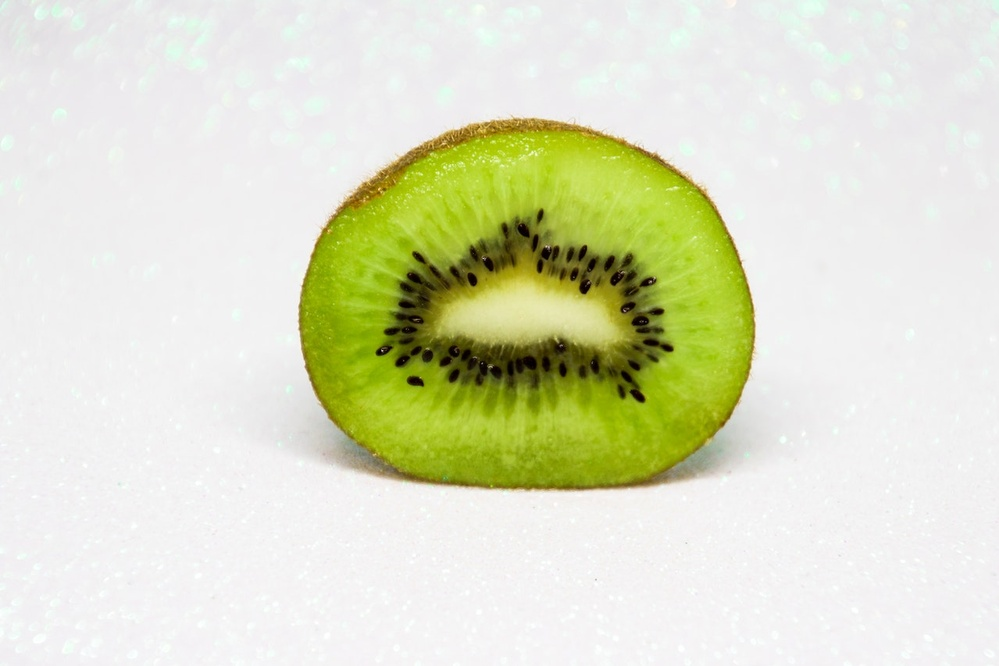
#> input picture Week2/Weekend Task/Media/Kiwi.jpg, 999 x 666 px, shrunk from 1279 x 853 before the run
$ python main.py
#> lines starting #> are read from the running program, lines starting #| are printed output that depends on the picture; after the words box and inside, x2 and y2 are one past the last pixel; in counts of white or black regions, pixels touching at a corner belong together
### Week2/Weekend Task/CoordinateFinder.py
def coordinate_finder(image, lower, upper, color = "Blue", x1_found = False):

    x1_found, y1_found = False, False

    color_code = -1

    # Color Codes Arranged According to OpenCV BGR Format.
    if color == "Blue":
        color_code = 0
    elif color == "Green":
        color_code = 1
    else:
        color_code = 2

    # Find Object's X1 Position.
    for x in range(0, image.shape[1]):
        for y in range(0, image.shape[0]):
            if lower < image[y, x, color_code] < upper:
                x1 = x
                x1_found = True
                break
        if x1_found:
            break

    # Find Object's X2 Position.
    for x in range(0, image.shape[1]):
        for y in range(0, image.shape[0]):
            if lower < image[y, x, color_code] < upper:
                x2 = x

    # Find Object's Y1 Position.
    for y in range(0, image.shape[0]):
        for x in range(0, image.shape[1]):
            if lower < image[y, x, color_code] < upper:
                y1 = y
                y1_found = True
                break
        if y1_found:
            break

    # Find Object's Y2 Position.
    for y in range(0, image.shape[0]):
        for x in range(0, image.shape[1]):
            if lower < image[y, x, color_code] < upper:
                y2 = y

    return x1, x2, y1, y2

### Week2/Weekend Task/main.py
import cv2 as cv
from CoordinateFinder import coordinate_finder

#%% Kiwi Detection
kiwi = cv.imread("Media/Kiwi.jpg")
#> kiwi is the input picture: shape (666, 999, 3); mean B, G, R 197.5, 224.5, 221

x1, x2, y1, y2 = coordinate_finder(kiwi, 120, 180, "Green")
#> x1 = 298; x2 = 754; y1 = 118; y2 = 490

kiwi_roi = kiwi[y1:y2, x1:x2]
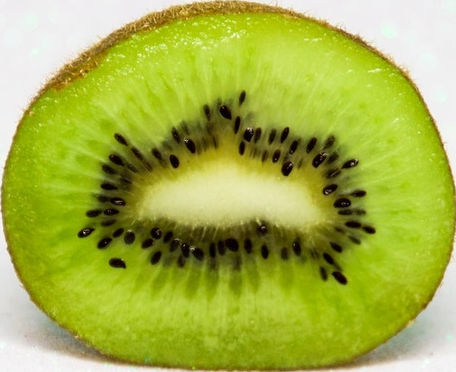
#> kiwi_roi: shape (372, 456, 3); mean B, G, R 71.8, 177.7, 165
kiwi_gray = cv.cvtColor(kiwi_roi, cv.COLOR_BGR2GRAY)
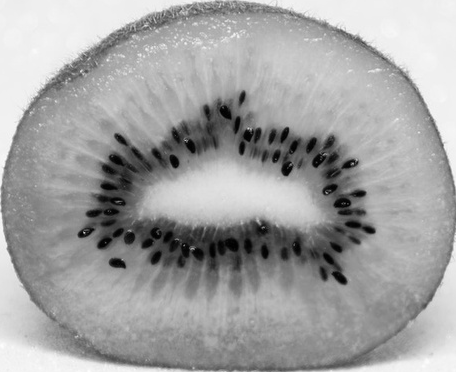
#> kiwi_gray: shape (372, 456); min 1, max 253, mean 161.8

_, kiwi_threshold = cv.threshold(kiwi_gray, 200, 255, cv.THRESH_BINARY_INV)
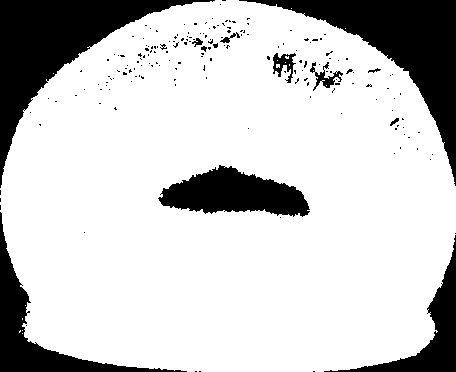
#> kiwi_threshold: shape (372, 456); 79.4% white; 186 black regions (173 under 20 px), largest, box (x1, y1, x2, y2) and area: (0, 0, 215, 188) 10526, (239, 0, 456, 186) 10208, (158, 165, 310, 217) 4805

cv.imshow("Kiwi", kiwi_threshold)
cv.imwrite("Media/Kiwi_Threshold.jpg", kiwi_threshold)

cv.waitKey(0)
cv.destroyAllWindows()

#%% Lemon Detection
lemon = cv.imread("Media/Lemon.jpg")
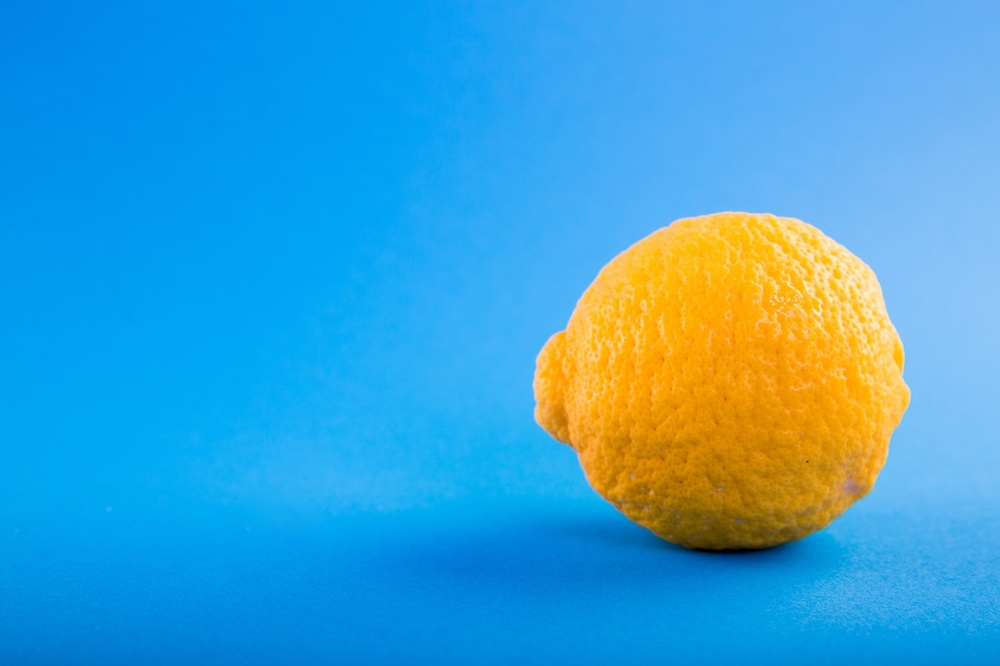
#> input picture Week2/Weekend Task/Media/Lemon.jpg, 1000 x 666 px, shrunk from 1280 x 853 before the run
#> lemon is the input picture: shape (666, 1000, 3); mean B, G, R 208.3, 161.8, 61.7

x1, x2, y1, y2 = coordinate_finder(lemon, 180, 255, "Red")
#> x1 = 533; x2 = 910; y1 = 211; y2 = 522

lemon_roi = lemon[y1:y2, x1:x2]
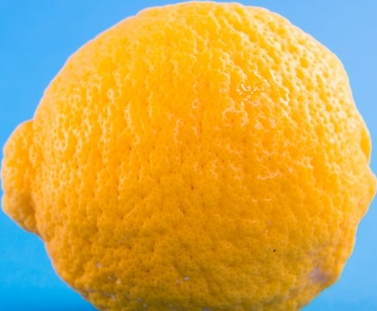
#> lemon_roi: shape (311, 377, 3); mean B, G, R 81.2, 168.4, 200.7
lemon_gray = cv.cvtColor(lemon_roi, cv.COLOR_BGR2GRAY)
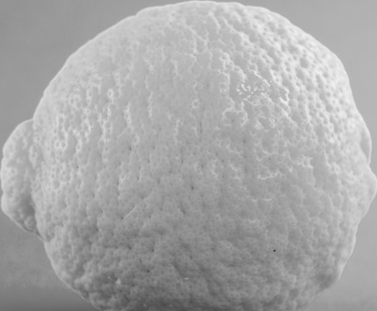
#> lemon_gray: shape (311, 377); min 47, max 241, mean 168.1

_, lemon_threshold = cv.threshold(lemon_gray, 185, 255, cv.THRESH_BINARY)
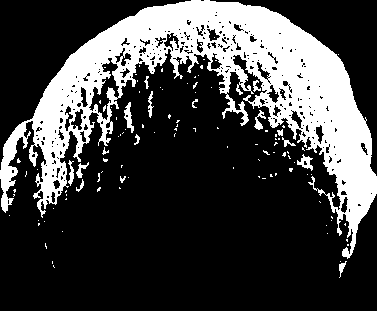
#> lemon_threshold: shape (311, 377); 25.8% white; 112 white regions (95 under 20 px), largest, box (x1, y1, x2, y2) and area: (0, 0, 377, 259) 28903, (124, 102, 134, 133) 145, (297, 154, 313, 171) 123

cv.imshow("Lemon", lemon_threshold)
cv.imwrite("Media/Lemon_Threshold.jpg", lemon_threshold)

cv.waitKey(0)
cv.destroyAllWindows()
